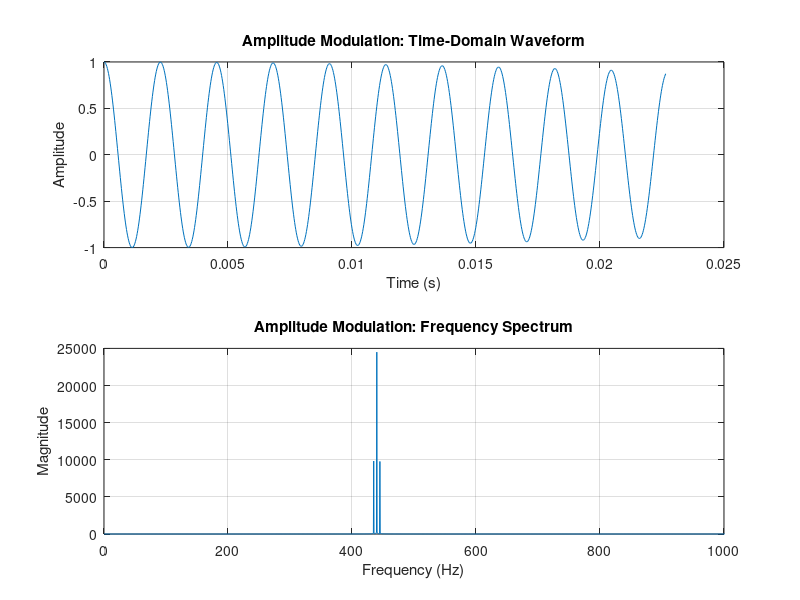

Write the MATLAB code that produced this figure.
%% Alternative Implementation 1: Using Anonymous Functions
% Linear Synthesis: Amplitude Modulation (AM) - Function-based approach
clc; clear; close all;

% System parameters
sampling_rate = 44100;
sound_duration = 2;
time_axis = linspace(0, sound_duration, sampling_rate * sound_duration);

% Signal parameters
carrier_freq = 440;
modulator_freq = 5;
carrier_amp = 0.5;
modulation_depth = 0.8;

% Define signal components using anonymous functions
carrier_wave = @(t) cos(2 * pi * carrier_freq * t);
modulator_wave = @(t) cos(2 * pi * modulator_freq * t);
envelope = @(t) carrier_amp * (1 + modulation_depth * modulator_wave(t));

% Generate modulated signal
am_signal = envelope(time_axis) .* carrier_wave(time_axis);

% Normalize to prevent clipping
am_signal = am_signal ./ max(abs(am_signal));

% Audio playback
sound(am_signal, sampling_rate);

% Visualization
figure;
subplot(2,1,1);
plot(time_axis(1:1000), am_signal(1:1000));
title('Amplitude Modulation: Time-Domain Waveform');
xlabel('Time (s)'); ylabel('Amplitude'); grid on;

% Frequency analysis
signal_length = length(am_signal);
freq_vector = (0:signal_length-1) * (sampling_rate/signal_length);
spectrum = fft(am_signal);
magnitude_spectrum = abs(spectrum(1:signal_length/2));
freq_vector = freq_vector(1:signal_length/2);

subplot(2,1,2);
plot(freq_vector, magnitude_spectrum);
title('Amplitude Modulation: Frequency Spectrum');
xlabel('Frequency (Hz)'); ylabel('Magnitude');
xlim([0 1000]); grid on;